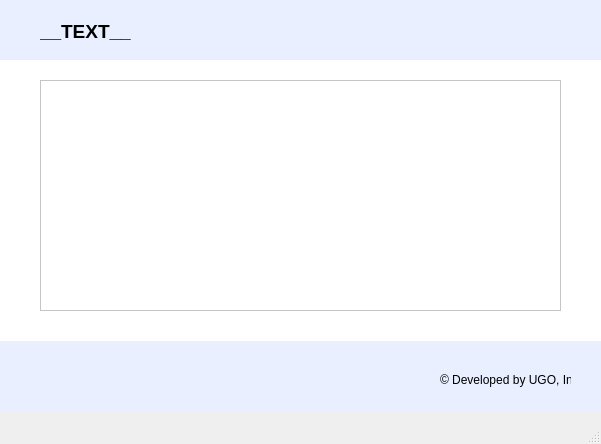
<?xml version="1.0" encoding="UTF-8"?>
<ui version="4.0">
 <class>WelcomeWindow</class>
 <widget class="QMainWindow" name="WelcomeWindow">
  <property name="geometry">
   <rect>
    <x>0</x>
    <y>0</y>
    <width>601</width>
    <height>444</height>
   </rect>
  </property>
  <property name="windowTitle">
   <string>MainWindow</string>
  </property>
  <property name="windowIcon">
   <iconset>
    <normaloff>images/icon.ico</normaloff>images/icon.ico</iconset>
  </property>
  <widget class="QWidget" name="centralwidget">
   <widget class="QWidget" name="widget" native="true">
    <property name="geometry">
     <rect>
      <x>-20</x>
      <y>0</y>
      <width>631</width>
      <height>411</height>
     </rect>
    </property>
    <property name="styleSheet">
     <string notr="true">background-color: rgb(233, 239, 255);</string>
    </property>
    <widget class="QWidget" name="widget_2" native="true">
     <property name="geometry">
      <rect>
       <x>10</x>
       <y>60</y>
       <width>621</width>
       <height>281</height>
      </rect>
     </property>
     <property name="styleSheet">
      <string notr="true">background-color: rgb(255, 255, 255);</string>
     </property>
     <widget class="QListWidget" name="lstWidgetProjects">
      <property name="geometry">
       <rect>
        <x>50</x>
        <y>20</y>
        <width>521</width>
        <height>231</height>
       </rect>
      </property>
     </widget>
    </widget>
    <widget class="QLabel" name="lblWelcome">
     <property name="geometry">
      <rect>
       <x>60</x>
       <y>20</y>
       <width>426</width>
       <height>23</height>
      </rect>
     </property>
     <property name="text">
      <string>&lt;html&gt;&lt;head/&gt;&lt;body&gt;&lt;p&gt;&lt;span style=&quot; font-size:14pt; font-weight:600;&quot;&gt;__TEXT__&lt;/span&gt;&lt;/p&gt;&lt;/body&gt;&lt;/html&gt;</string>
     </property>
     <property name="textFormat">
      <enum>Qt::RichText</enum>
     </property>
    </widget>
    <widget class="QLabel" name="label_2">
     <property name="geometry">
      <rect>
       <x>460</x>
       <y>370</y>
       <width>131</width>
       <height>20</height>
      </rect>
     </property>
     <property name="text">
      <string>© Developed by UGO, Inc.</string>
     </property>
    </widget>
    <widget class="QPushButton" name="btnRefreshProjectsList">
     <property name="geometry">
      <rect>
       <x>520</x>
       <y>20</y>
       <width>41</width>
       <height>31</height>
      </rect>
     </property>
     <property name="cursor">
      <cursorShape>PointingHandCursor</cursorShape>
     </property>
     <property name="toolTip">
      <string>Refresh projects</string>
     </property>
     <property name="text">
      <string/>
     </property>
     <property name="icon">
      <iconset>
       <normaloff>images/refresh.png</normaloff>images/refresh.png</iconset>
     </property>
     <property name="iconSize">
      <size>
       <width>25</width>
       <height>25</height>
      </size>
     </property>
     <property name="autoDefault">
      <bool>false</bool>
     </property>
     <property name="default">
      <bool>false</bool>
     </property>
     <property name="flat">
      <bool>true</bool>
     </property>
    </widget>
    <widget class="QPushButton" name="btnLogout">
     <property name="geometry">
      <rect>
       <x>570</x>
       <y>20</y>
       <width>41</width>
       <height>31</height>
      </rect>
     </property>
     <property name="toolTip">
      <string>Log out</string>
     </property>
     <property name="text">
      <string/>
     </property>
     <property name="icon">
      <iconset>
       <normaloff>images/logout-button-icon.png</normaloff>images/logout-button-icon.png</iconset>
     </property>
     <property name="iconSize">
      <size>
       <width>25</width>
       <height>25</height>
      </size>
     </property>
     <property name="autoDefault">
      <bool>false</bool>
     </property>
     <property name="flat">
      <bool>true</bool>
     </property>
    </widget>
   </widget>
  </widget>
  <widget class="QMenuBar" name="menubar">
   <property name="geometry">
    <rect>
     <x>0</x>
     <y>0</y>
     <width>601</width>
     <height>21</height>
    </rect>
   </property>
  </widget>
  <widget class="QStatusBar" name="statusbar"/>
 </widget>
 <resources/>
 <connections/>
</ui>
